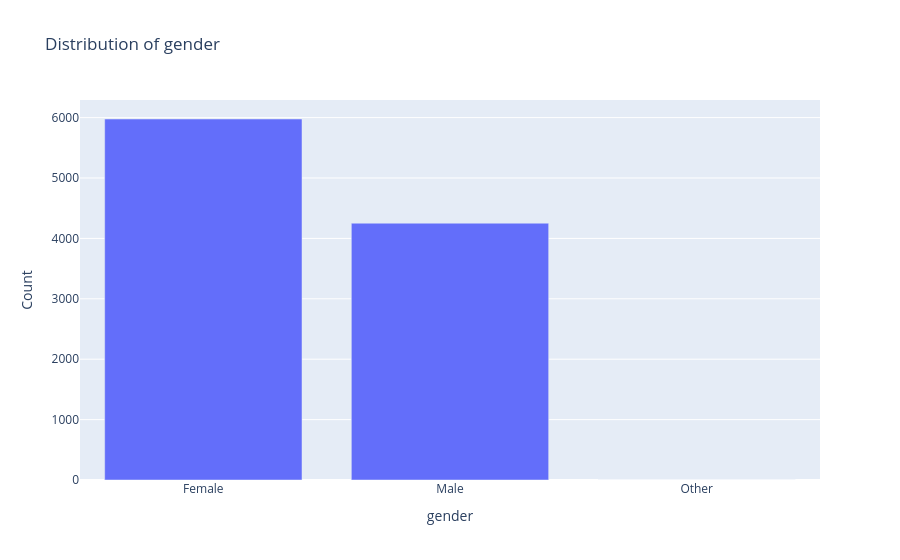
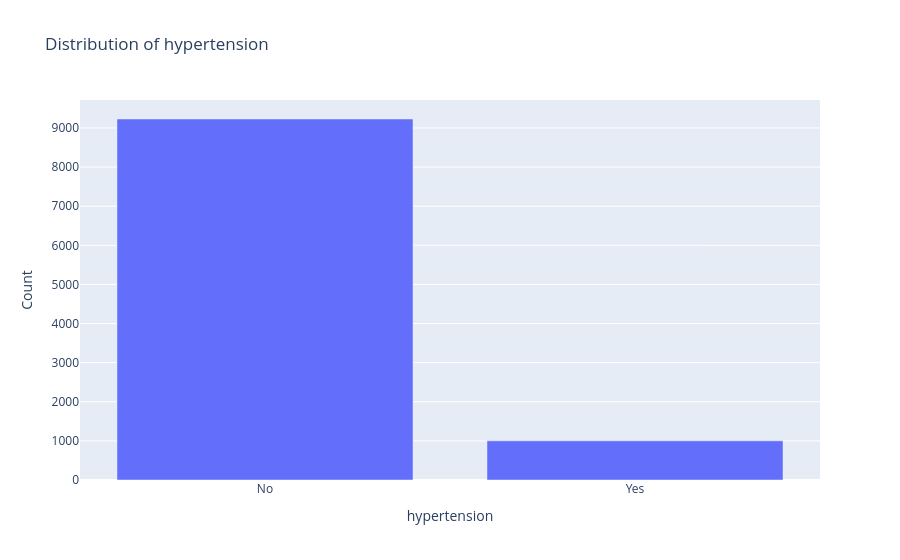
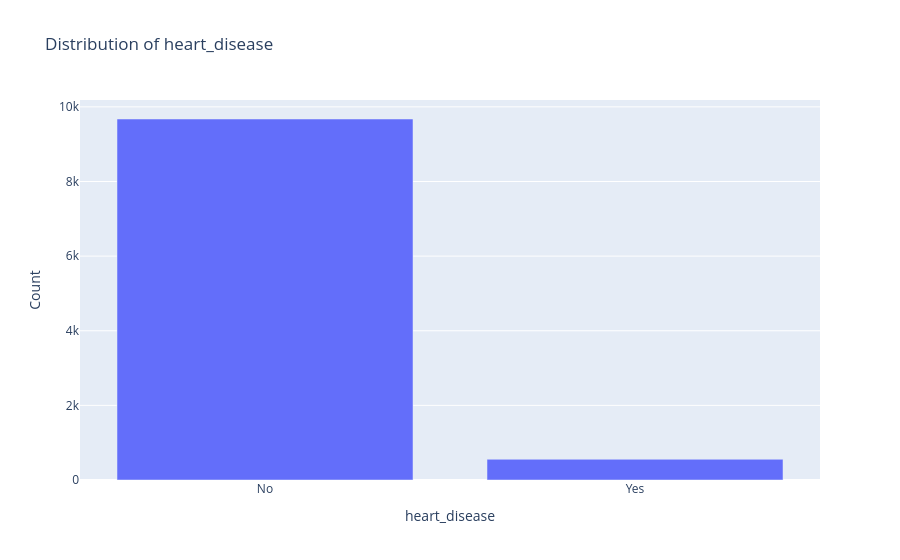
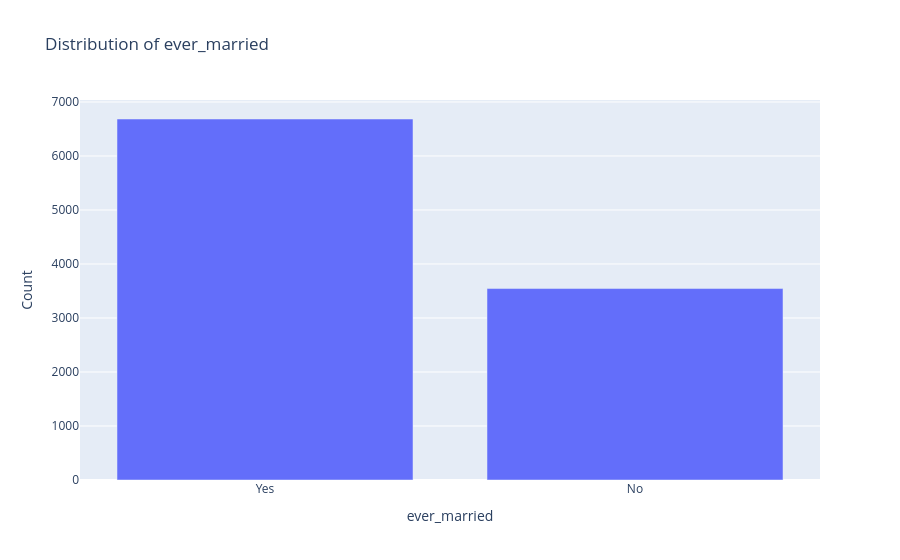

The code cell stored with these charts, in order, in its notebook:
### Markdown cell above
**Univariant Analysis for Categorical Columns**

### Code cell
categorical_cols = ["gender", "hypertension", "heart_disease", "ever_married", 
                    "work_type", "Residence_type", "smoking_status", "stroke"]

for col in categorical_cols:
    counts = df[col].value_counts()
    fig = go.Figure(data=[go.Bar(x=counts.index, y=counts.values)])
    fig.update_layout(title=f"Distribution of {col}", xaxis_title=col, yaxis_title="Count")
    fig.show()

### Figure 1 — Plotly figure (JSON) as saved in the notebook; plotly's stock layout.template omitted (floating-point values rounded to 4 significant figures)
{"data": [{"type": "bar", "x": ["Female", "Male", "Other"], "y": [5977, 4252, 1]}], "layout": {"title": {"text": "Distribution of gender"}, "xaxis": {"title": {"text": "gender"}}, "yaxis": {"title": {"text": "Count"}}}}

### Figure 2 — Plotly figure (JSON) as saved in the notebook; plotly's stock layout.template omitted (floating-point values rounded to 4 significant figures)
{"data": [{"type": "bar", "x": ["No", "Yes"], "y": [9229, 1001]}], "layout": {"title": {"text": "Distribution of hypertension"}, "xaxis": {"title": {"text": "hypertension"}}, "yaxis": {"title": {"text": "Count"}}}}

### Figure 3 — Plotly figure (JSON) as saved in the notebook; plotly's stock layout.template omitted (floating-point values rounded to 4 significant figures)
{"data": [{"type": "bar", "x": ["No", "Yes"], "y": [9675, 555]}], "layout": {"title": {"text": "Distribution of heart_disease"}, "xaxis": {"title": {"text": "heart_disease"}}, "yaxis": {"title": {"text": "Count"}}}}

### Figure 4 — Plotly figure (JSON) as saved in the notebook; plotly's stock layout.template omitted (floating-point values rounded to 4 significant figures)
{"data": [{"type": "bar", "x": ["Yes", "No"], "y": [6685, 3545]}], "layout": {"title": {"text": "Distribution of ever_married"}, "xaxis": {"title": {"text": "ever_married"}}, "yaxis": {"title": {"text": "Count"}}}}
